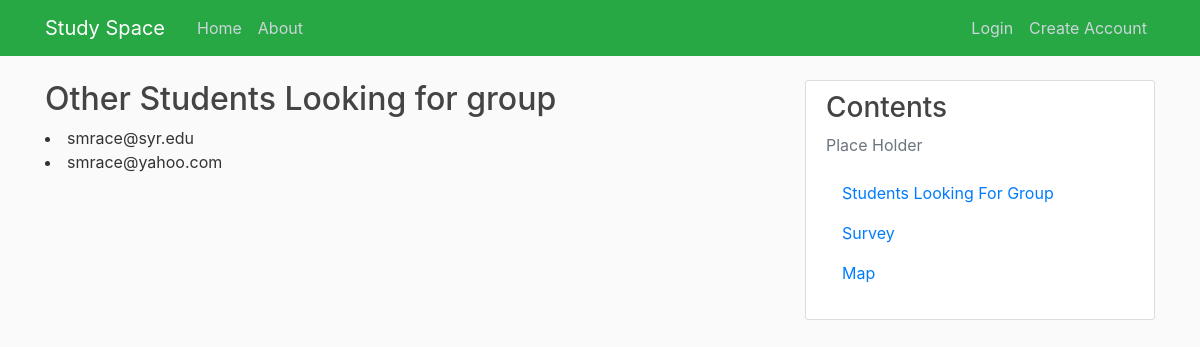
The page /findGroup on the database as committed earlier.
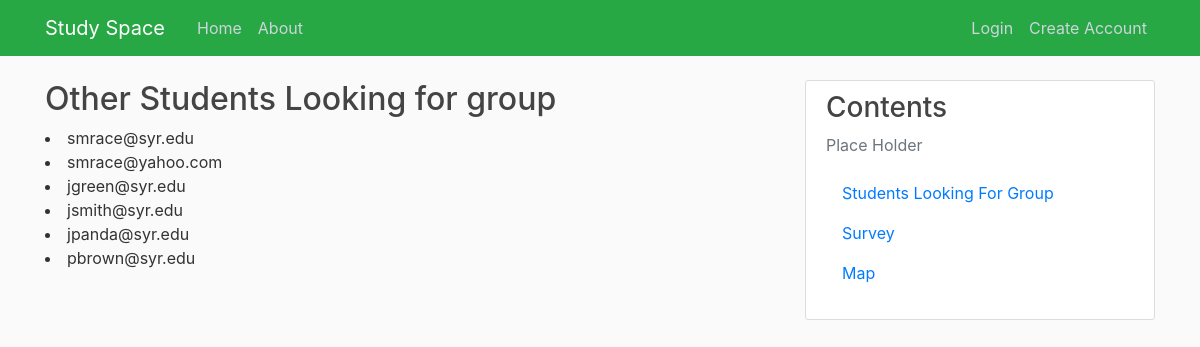
The same page on the database as committed later.
### studyspace/database.py (models this page shows, shortened)
class User(db.Model, UserMixin):
    id = db.Column(db.Integer, primary_key=True)
    first = db.Column(db.String(20), nullable=False, default='Student First Name')
    last = db.Column(db.String(20), nullable=False, default='Student Last Name')
    emailAddress = db.Column(db.String(75), unique=True, nullable=False)
    password = db.Column(db.String(40), nullable=False)
    major = db.Column(db.String(40), nullable=False, default='Undecided')
    study = db.Column(db.String(40), nullable=False, default='MAT 101')
    groups = db.relationship('Group', backref='groupName', lazy=True)
    reservation = db.relationship('Reservation', backref='reservationUser', lazy=True)

### studyspace/routes.py (the view)
@app.route("/findGroup")
def findGroup():
    myUser = User.query.all()
    return render_template('findGroup.html', title='Find Group', myUser=myUser)

### studyspace/templates/findGroup.html
{% extends "layout.html" %}
{% block content %}
    <h2>Other Students Looking for group </h2>
    {% for user in myUser %}
        <li>{{user.emailAddress}}</li>
    {% endfor %}
{% endblock content %}

### studyspace/templates/layout.html (shortened to what this page needs)
<!DOCTYPE html>
<html>
<head>
    <link rel="stylesheet" href="https://maxcdn.bootstrapcdn.com/bootstrap/4.0.0/css/bootstrap.min.css">
    <link rel="stylesheet" type="text/css" href="{{ url_for('static', filename='main.css') }}">
</head>
<body>
    <header class="site-header">
        <nav class="navbar navbar-expand-md navbar-dark bg-success fixed-top">
          <div class="container">
            <a class="navbar-brand mr-4" href="/">Study Space</a>
            <div class="collapse navbar-collapse" id="navbarToggle">
              <div class="navbar-nav mr-auto">
                <a class="nav-item nav-link" href="{{ url_for('home') }}">Home</a>
                <a class="nav-item nav-link" href="{{ url_for('about') }}">About</a>
              </div>
              <div class="navbar-nav">
                {% if current_user.is_authenticated %}
                  <a class="nav-item nav-link" href="{{ url_for('profile') }}">Profile</a>
                  <a class="nav-item nav-link" href="{{ url_for('logout') }}">Logout</a>
                {% else %}
                  <a class="nav-item nav-link" href="{{ url_for('login') }}">Login</a>
                  <a class="nav-item nav-link" href="{{ url_for('createAccount') }}">Create Account</a>
                {% endif %}
              </div>
            </div>
          </div>
        </nav>
    </header>
    <main role="main" class="container">
        <div class="row">
          <div class="col-md-8">
            {% block content %}{% endblock %}
          </div>
          <div class="col-md-4">
            <div class="content-section">
              <h3>Contents</h3>
              <p class='text-muted'>Place Holder
                <ul class="list-group">
                  <a class="nav-item nav-link" href="/findGroup">Students Looking For Group</a>
                  <a class="nav-item nav-link" href="{{ url_for('survey') }}">Survey</a>
                  <a class="nav-item nav-link" href="{{ url_for('map') }}">Map</a>
                </ul>
              </p>
            </div>
          </div>
        </div>
    </main>
</body>
</html>

### studyspace/static/main.css (style rules this page uses)
body { background: #fafafa; color: #333333; margin-top: 5rem; }
h1, h2, h3, h4, h5, h6 { color: #444444; }
.site-header .navbar-nav .nav-link { color: #cbd5db; }
.content-section { background: #ffffff; padding: 10px 20px; border: 1px solid #dddddd; border-radius: 3px; margin-bottom: 20px; }

Rows that differ between the two databases and show on the page:
added User: emailAddress "jgreen@syr.edu"
added User: emailAddress "jsmith@syr.edu"
added User: emailAddress "jpanda@syr.edu"
added User: emailAddress "pbrown@syr.edu"
